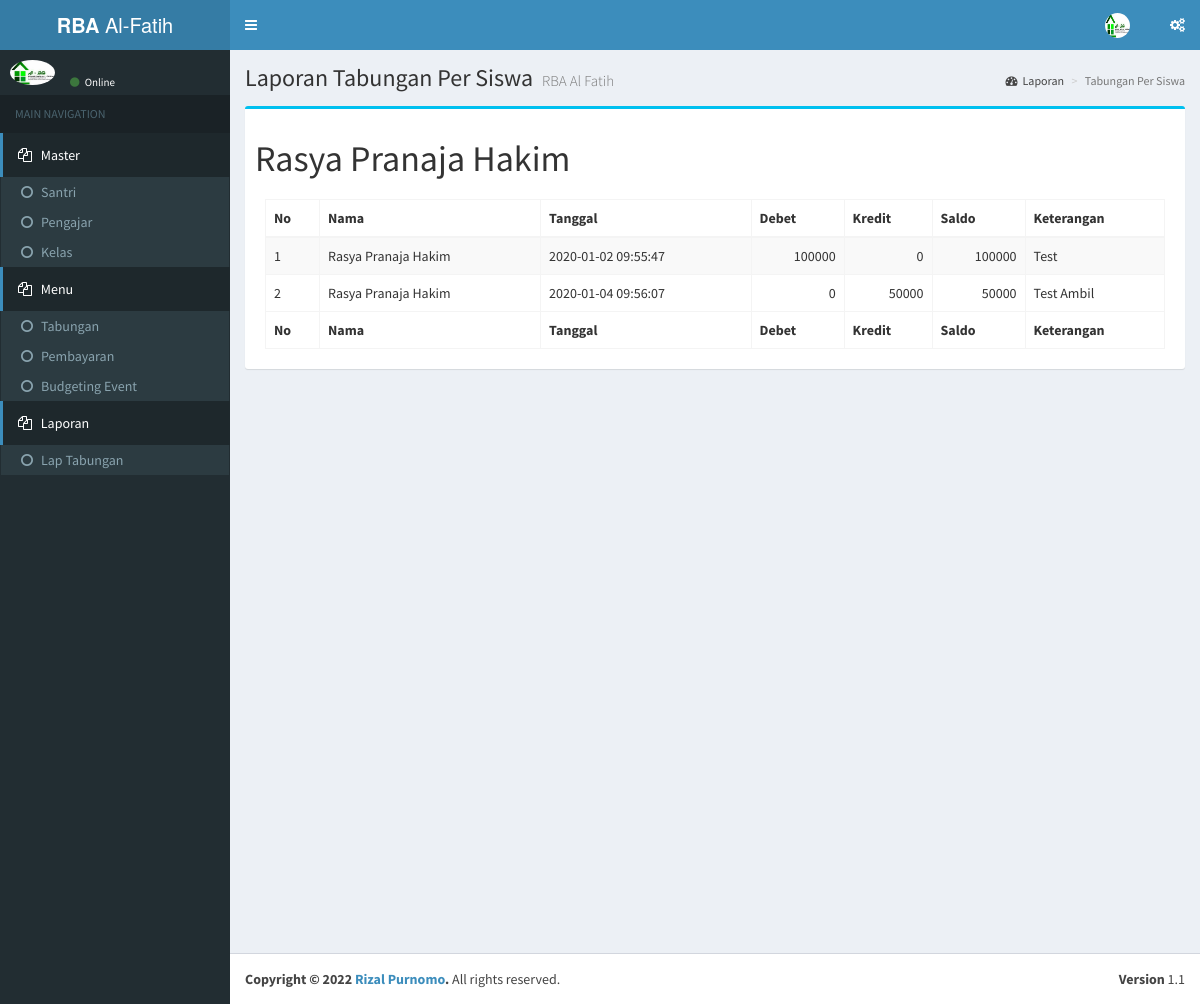
/tabungan/lapPerSantri/19001, run on the app's committed database.
### tables this page shows
CREATE TABLE `tblsantri` (
  `id` int(11) NOT NULL AUTO_INCREMENT,
  `idSantri` varchar(5) DEFAULT NULL,
  `idKelas` varchar(5) DEFAULT NULL,
  `nama` varchar(50) DEFAULT NULL,
  `panggilan` varchar(20) DEFAULT NULL,
  `tmpLahir` varchar(20) DEFAULT NULL,
  `tglLahir` date DEFAULT NULL,
  `jnsKel` varchar(10) DEFAULT NULL,
  `tlp` varchar(25) DEFAULT NULL,
  `alamat` varchar(100) DEFAULT NULL,
  `namaAyah` varchar(50) DEFAULT NULL,
  `namaIbu` varchar(50) DEFAULT NULL,
  `email` varchar(50) DEFAULT NULL,
  PRIMARY KEY (`id`)
);

CREATE TABLE `tbltabungan` (
  `id` int(11) NOT NULL AUTO_INCREMENT,
  `idTabungan` varchar(5) DEFAULT NULL,
  `idSantri` varchar(5) DEFAULT NULL,
  `idUser` varchar(5) DEFAULT NULL,
  `tanggal` datetime DEFAULT NULL,
  `debet` int(11) DEFAULT NULL,
  `kredit` int(11) DEFAULT NULL,
  `ket` varchar(50) DEFAULT NULL,
  PRIMARY KEY (`id`)
);

### application/controllers/Tabungan.php (called while the page is built, shortened)
<?php
class Tabungan extends CI_Controller {
	public function __construct(){
		$this->load->model(array('santri_model','kelas_model','tabungan_model'));
  }
  public function lapPerSantri($idSantri){
    $data['lapPerSantri'] = $this->tabungan_model->getLapPerSantri($idSantri);
    $this->load->view('tabungan/view_lap_per_santri',$data);
  }
}

### index.php (called while the page is built, shortened)
<?php
require_once BASEPATH.'core/CodeIgniter.php';

### application/models/Tabungan_model.php (called while the page is built, shortened)
<?php
class Tabungan_model extends CI_Model {
	public function getLapPerSantri($idSantri){
		$sql = "SELECT * FROM tbltabungan a
				INNER JOIN tblsantri b ON a.idsantri=b.idsantri
				WHERE a.idsantri='$idSantri'
				ORDER BY a.tanggal ASC";
		$qry = $this->db->query($sql)->result_array();
		return $qry;
	}
}

### application/views/tabungan/view_lap_per_santri.php (the view, shortened to what this page needs)
<div class="content-wrapper">
	<section class="content-header">
		<h1>
			Laporan Tabungan Per Siswa
			<small>RBA Al Fatih</small>
		</h1>
		<ol class="breadcrumb">
			<li><a href="<?php echo base_url('tabungan/laporan');?>"><i class="fa fa-dashboard"></i>Laporan</a></li>
			<li class="active">Tabungan Per Siswa</li>
		</ol>
	</section>
	<section class="content">
		<div class="row">
			<div class="col-sm-12">
				<div class="box box-info">
					<div class="box-body">
                    <h1><?php echo $lapPerSantri[0]['nama']; ?></h1>
				<div class="box-body table-responsive">
					<table id="example1" class="table table-bordered table-striped">
							<thead>
								<tr>
									<th>No</th>
									<th>Nama</th>
									<th>Tanggal</th>
									<th>Debet</th>
									<th>Kredit</th>
									<th>Saldo</th>
									<th>Keterangan</th>
								</tr>
							</thead>
							<tbody>
                                  <?php $saldo = 0; ?>
							<?php  if(!empty($lapPerSantri)){for($a=0; $a<count($lapPerSantri); $a++){?>
							<tr id="tabungan<?php echo $lapPerSantri[$a]['idSantri']; ?>">
								<td><?php echo $a+1; ?></td>
								<td><?php echo $lapPerSantri[$a]['nama']; ?></td>
								<td><?php echo $lapPerSantri[$a]['tanggal']; ?></td>
								<td align="right" class="uang"><?php echo $lapPerSantri[$a]['debet']; ?></td>
								<td align="right" class="uang"><?php echo $lapPerSantri[$a]['kredit']; ?></td>
                                      <?php $saldo = $saldo + $lapPerSantri[$a]['debet'] - $lapPerSantri[$a]['kredit']?>
								<td align="right" class="uang"><?php echo $saldo; ?></td>
								<td><?php echo $lapPerSantri[$a]['ket']; ?></td>
							</tr>
							<?php }} ?>
							</tbody>
							<tfoot>
								<tr>
                                          <th>No</th>
									<th>Nama</th>
									<th>Tanggal</th>
									<th>Debet</th>
									<th>Kredit</th>
									<th>Saldo</th>
									<th>Keterangan</th>
								</tr>
							</tfoot>
						</table>
				</div>
					</div>
				</div>
			</div>
		</div>
	</section>
</div>

### data on the page
tblsantri: nama "Rasya Pranaja Hakim"
tbltabungan: tanggal "2020-01-02 09:55:47", debet "100000", kredit "0", ket "Test"
tbltabungan: tblsantri.nama "Rasya Pranaja Hakim", tanggal "2020-01-04 09:56:07", debet "0", kredit "50000", saldo "50000", ket "Test Ambil"
